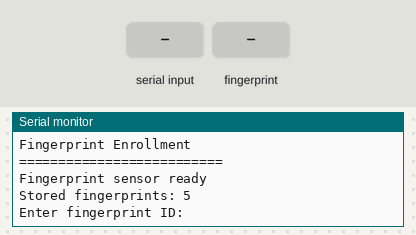
Simulated run of this sketch. Board: ESP32. Shown: the last lines printed to the serial monitor. Inputs (shaded band) come from the test bench.

Above: at 2.7 s.
2.8 s: "90,45\n" received over Serial
At 3.4 s:
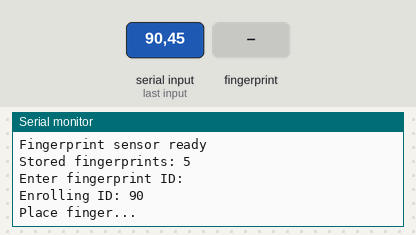
4.3 s: finger stored as number 1 placed on the sensor
At 5.8 s:
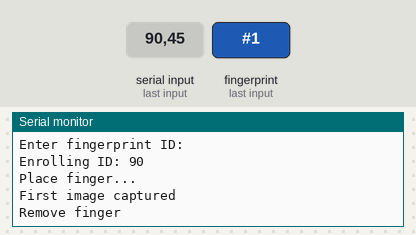
7.5 s: finger stored as number 1 placed on the sensor
At 8.3 s:
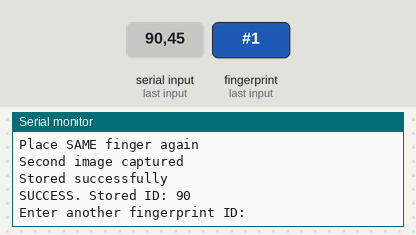

The sketch:

enroll.ino
```cpp
#include <Adafruit_Fingerprint.h>

HardwareSerial mySerial(2);
Adafruit_Fingerprint finger(&mySerial);

uint8_t id;

void setup() {
  Serial.begin(115200);

  mySerial.begin(
    57600,
    SERIAL_8N1,
    16,
    17
  );

  finger.begin(57600);

  delay(500);

  Serial.println();
  Serial.println("==========================");
  Serial.println("Fingerprint Enrollment");
  Serial.println("==========================");

  if (!finger.verifyPassword()) {
    Serial.println("Fingerprint sensor NOT found");
    while (1) {
      delay(1000);
    }
  }

  Serial.println("Fingerprint sensor ready");

  finger.getTemplateCount();

  Serial.print("Stored fingerprints: ");
  Serial.println(finger.templateCount);

  Serial.println();
  Serial.println("Enter fingerprint ID:");
}

void loop() {
  if (Serial.available()) {

    id = Serial.parseInt();

    while (Serial.available()) {
      Serial.read();
    }

    if (id < 1 || id > 300) {
      Serial.println("Invalid ID");
      return;
    }

    Serial.print("Enrolling ID: ");
    Serial.println(id);

    if (enrollFingerprint()) {
      Serial.print("SUCCESS. Stored ID: ");
      Serial.println(id);

      Serial.println();
      Serial.println("Enter another fingerprint ID:");
    }
  }
}

bool enrollFingerprint() {
  int p = -1;

  Serial.println("Place finger...");

  while (p != FINGERPRINT_OK) {
    p = finger.getImage();

    if (p == FINGERPRINT_NOFINGER) {
      delay(100);
      continue;
    }
  }

  Serial.println("First image captured");

  p = finger.image2Tz(1);

  if (p != FINGERPRINT_OK) {
    Serial.println("First image conversion failed");
    return false;
  }

  Serial.println("Remove finger");

  delay(1500);

  while (finger.getImage() != FINGERPRINT_NOFINGER) {
    delay(100);
  }

  Serial.println("Place SAME finger again");

  p = -1;

  while (p != FINGERPRINT_OK) {
    p = finger.getImage();

    if (p == FINGERPRINT_NOFINGER) {
      delay(100);
      continue;
    }
  }

  Serial.println("Second image captured");

  p = finger.image2Tz(2);

  if (p != FINGERPRINT_OK) {
    Serial.println("Second image conversion failed");
    return false;
  }

  p = finger.createModel();

  if (p != FINGERPRINT_OK) {
    Serial.println("Fingerprints did not match");
    return false;
  }

  p = finger.storeModel(id);

  if (p == FINGERPRINT_OK) {
    Serial.println("Stored successfully");
    return true;
  }

  Serial.println("Storage failed");
  return false;
}
```

Measured:
- after the input at 2.8 s, the serial monitor: prints a new line at once (image 1)
- after the input at 4.3 s, the serial monitor: prints a new line at once (image 2)
- after the input at 7.5 s, the serial monitor: prints a new line after 0.06 s (image 3)
